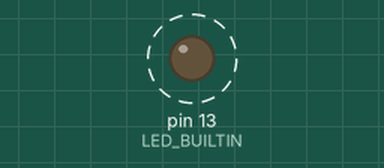
Simulated run of this sketch. Board: Arduino Uno, built with avr-gcc and run on an emulated ATmega328P. Parts: output pins drawn as LEDs (lit = HIGH). Dashed ring = blinking. What the sketch prints to the serial monitor is not drawn.

Above: at 0.2 s.
Timing chart, 0 to 3.0 s (numbered marks = the images above):
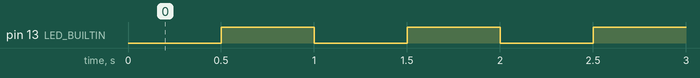

The sketch:

template_xiao.ino
```cpp
// Blinks the on-board LED and says "ready" on USB serial.
void setup() {
  Serial.begin(115200);
  // Serial is the board's own USB port: wait (up to 2 s) for the computer to open it, or the first
  // lines are lost.
  while (!Serial && millis() < 2000) delay(10);
  Serial.println("ready");
  pinMode(LED_BUILTIN, OUTPUT);
}

void loop() {
  digitalWrite(LED_BUILTIN, LOW);  // on (this LED is active low)
  delay(500);
  digitalWrite(LED_BUILTIN, HIGH);
  delay(500);
}
```

Measured:
- by itself, pin 13 (LED_BUILTIN): alternates HIGH for 0.50 s and LOW for 0.50 s
